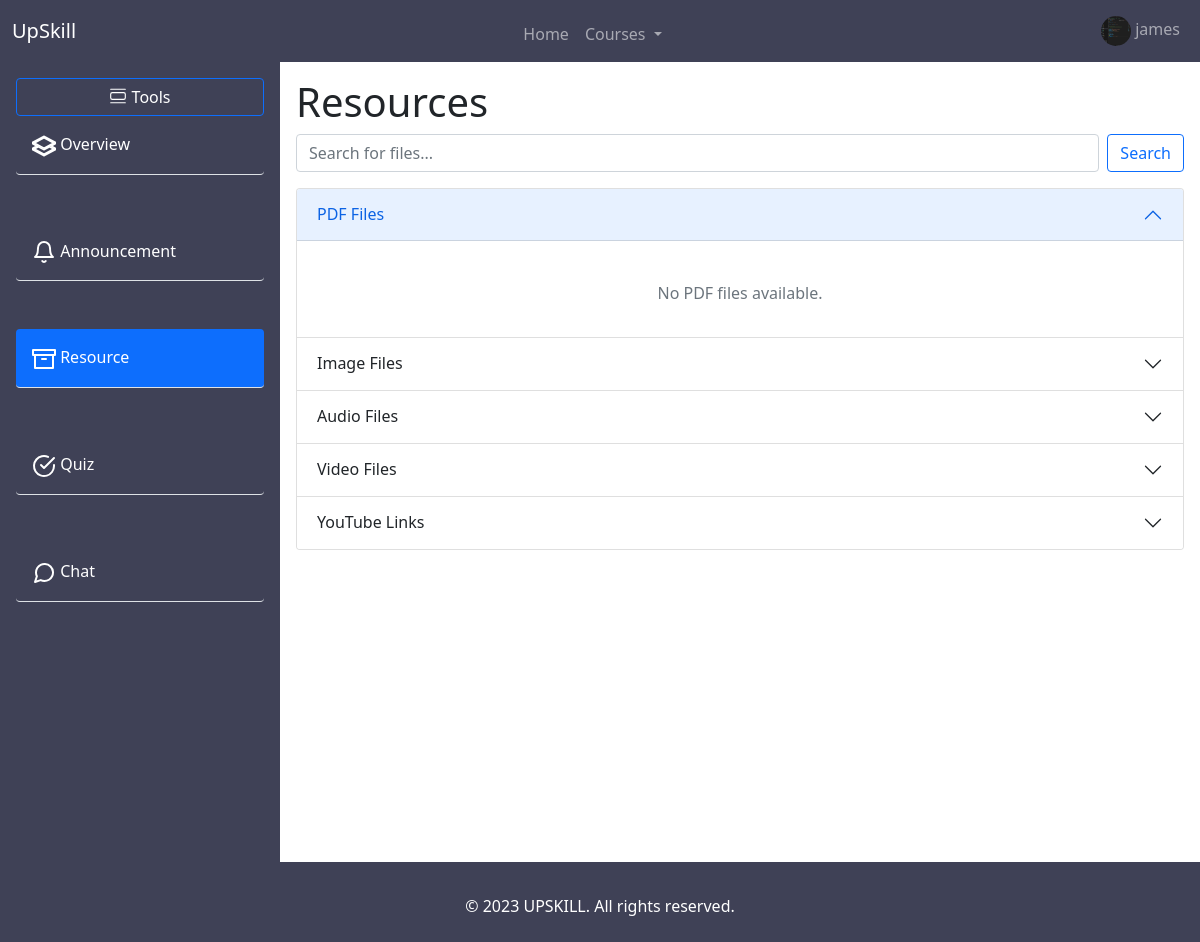
Page /course/1/resource (signed in) on the earlier database version.
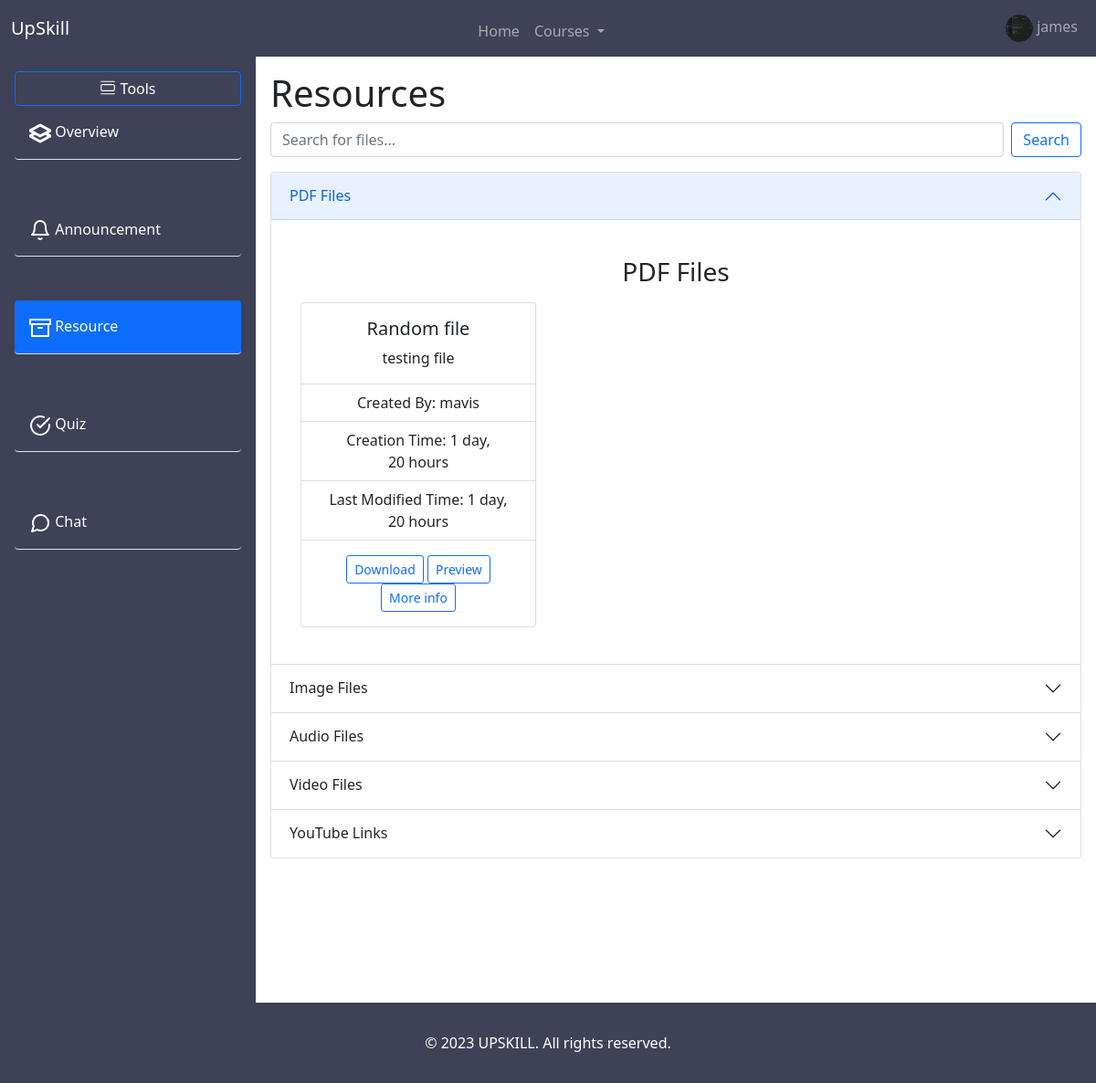
Same page on the later database version.
### myapp/models.py (models this page shows)
class User(AbstractUser):
    is_tutor = models.BooleanField("Is Tutor",default=False)
    is_learner = models.BooleanField("Is Learner", default=False)
    is_email_verified = models.BooleanField(default=False)
    first_name = models.CharField(max_length=30, blank=False, null=False)
    last_name = models.CharField(max_length=30, blank=False, null=False)
    bio = models.TextField(blank=True, null=True)
    avatar = models.ImageField(null=True, blank=True, default="avatar.svg")

### course/models.py (models this page shows, shortened)
class Resource(models.Model):
    FILE_TYPES = (
        ('pdf', 'PDF'),
        ('image', 'Image'),
        ('audio', 'Audio'),
        ('video', 'Video'),
        ('link', 'link'),
    )
    name = models.CharField(max_length=100)
    course = models.ForeignKey(Course, on_delete=models.CASCADE)
    description = models.TextField(blank=True)
    file_type = models.CharField(max_length=10, choices=FILE_TYPES, default="null")
    youtubeLink = models.TextField(blank=True)
    file = models.FileField(upload_to='resources/', blank=True)
    created  = models.DateTimeField(auto_now_add=True)
    updated = models.DateTimeField(auto_now=True)
    user_download_count = models.PositiveIntegerField(default=0)
    user_email_sent = models.PositiveIntegerField(default=0)

class Course(models.Model):
    name = models.CharField(max_length=100)
    description = models.TextField(blank=True, null=True)
    instructor = models.ForeignKey(User, on_delete=models.CASCADE,db_constraint=False)
    created = models.DateField(auto_now_add=True)
    updated = models.DateField(auto_now=True)
    def __str__(self):
        return self.name

### course/views/resource_page.py (the view)
# urls.py: path('course/<str:pk>/resource', resource_page.resourcePage, name='resource'),
def resourcePage(request, pk):
    employee = request.user
    participants = Participants.objects.filter(user=employee)
    courses = [participant.course for participant in participants]
    myCourse = Course.objects.filter(pk=pk)
    q = request.GET.get('q', '')
    files_by_type = {
        'pdf': 'pdf_files',
        'image': 'image_files',
        'audio': 'audio_files',
        'video': 'video_files',
        'link': 'youtube_links',
    }
    file_types = files_by_type.keys()
    resources = {}
    for file_type in file_types:
        resources[files_by_type[file_type]] = Resource.objects.filter(
            Q(name__icontains=q) |
            Q(description__icontains=q) |
            Q(file__icontains=q) |
            Q(youtubeLink__icontains=q) |
            Q(file_type__icontains=q),
            file_type=file_type,
            course__in=myCourse
        ).order_by('-updated')
    context = {
        'course': Course.objects.get(id=pk),
        'courses': courses,
        **resources
    }
    return render(request, "page/resource_page.html", context)

### course/templates/page/resource_page.html (shortened to what this page needs)
{% extends 'main.html' %}
{% load static %}
{% block content %}
<h1>Resources</h1>
<form class="d-flex mb-3" action="{% url 'resource' course.id %}" method="GET">
    <input class="form-control me-2" type="text" placeholder="Search for files..." name="q" aria-label="Search" />
    <button class="btn btn-outline-primary" type="submit">Search</button>
</form>
<div class="accordion" id="resourceAccordion">
    <div class="accordion-item">
        <h2 class="accordion-header" id="headingPDF">
            <button class="accordion-button" type="button" data-bs-toggle="collapse" data-bs-target="#collapsePDF" aria-expanded="true" aria-controls="collapsePDF">
                PDF Files
            </button>
        </h2>
        <div id="collapsePDF" class="accordion-collapse collapse show" aria-labelledby="headingPDF" data-bs-parent="#resourceAccordion">
            <div class="accordion-body">
                {% include 'page/resource_pages/pdf.html' %}
            </div>
        </div>
    </div>
    <div class="accordion-item">
        <h2 class="accordion-header" id="headingImage">
            <button class="accordion-button collapsed" type="button" data-bs-toggle="collapse" data-bs-target="#collapseImage" aria-expanded="false" aria-controls="collapseImage">
                Image Files
            </button>
        </h2>
    </div>
    <div class="accordion-item">
        <h2 class="accordion-header" id="headingAudio">
            <button class="accordion-button collapsed" type="button" data-bs-toggle="collapse" data-bs-target="#collapseAudio" aria-expanded="false" aria-controls="collapseAudio">
                Audio Files
            </button>
        </h2>
    </div>
    <div class="accordion-item">
        <h2 class="accordion-header" id="headingVideo">
            <button class="accordion-button collapsed" type="button" data-bs-toggle="collapse" data-bs-target="#collapseVideo" aria-expanded="false" aria-controls="collapseVideo">
                Video Files
            </button>
        </h2>
    </div>
    <div class="accordion-item">
        <h2 class="accordion-header" id="headingYoutube">
            <button class="accordion-button collapsed" type="button" data-bs-toggle="collapse" data-bs-target="#collapseYoutube" aria-expanded="false" aria-controls="collapseYoutube">
                YouTube Links
            </button>
        </h2>
    </div>
</div>
{% endblock %}

### templates/main.html (shortened to what this page needs)
<!DOCTYPE html>
{% load static %}
<html>
    <head>
        <link
            rel="stylesheet"
            href="{% static 'css/bootstrap.min.css' %}"
        />
        <link
            rel="stylesheet"
            type="text/css"
            media="screen"
            href="{% static 'css/employee_page.css' %}"
        />
    </head>
    <body >
        <div class="full-height employee-container">
                {% include 'main_navbar.html' %}
            <div class="main-content-container">
                {% include 'main_side_bar.html' %}
                <div class="content-page m-3">
                    {% block content %} {% endblock %}
                </div>
            </div>
            {% include 'main_footer.html' %}
        </div>
    </body>
</html>

### templates/main_navbar.html (shortened to what this page needs)
<nav
  class="navbar navbar-expand-lg navbar-dark"
  style="background-color: #3f4156"
>
  <div class="container-fluid">
    <a class="navbar-brand" href="{% url 'learner-home' request.user %}"
      >UpSkill</a
    >
    <div class="collapse navbar-collapse" id="navbarSupportedContent">
      {% if request.user.is_authenticated %}
      <ul class="navbar-nav m-auto mb-2 mb-lg-0">
        <li class="nav-item">
          <a
            class="nav-link {% if request.resolver_match.view_name == 'learner-home' %} active {% endif %}"
            aria-current="page"
            href="{% url 'learner-home' request.user %}"
            >Home</a
          >
        </li>
        {% with request.resolver_match.url_name as url_name %} {% if courses %}
        <li class="nav-item dropdown">
          <a
            class="nav-link dropdown-toggle"
            href="#"
            id="navbarDarkDropdownMenuLink"
            role="button"
            data-bs-toggle="dropdown"
            aria-expanded="false"
          >
            Courses
          </a>
        </li>
        {% endif %} {% endwith %}
      </ul>
      {% endif %}
      <div>
        <ul class="navbar-nav">
          <li class="nav-item dropstart">
            <a
              class="nav-link dropdown-toggle"
              href="#"
              id="navbarDarkDropdownMenuLink"
              role="button"
              data-bs-toggle="dropdown"
              aria-expanded="false"
            >
              <img
                src="{{request.user.avatar.url}}"
                alt="user"
                class="image-icon"
                style="width: 30px; height:30px; border-radius: 50%; "
              />
              {{request.user.username}}
            </a>
          </li>
        </ul>
      </div>
    </div>
  </div>
</nav>

### templates/main_side_bar.html (shortened to what this page needs)
{% load static %}
<div
  class="side-bar side-bar-big flex-shrink-0 p-3 text-white"
  style="background-color: #3f4156; width: 280px;"
>
  <a class="tools-button btn btn-outline-primary text-white">
    <span>Tools</span>
  </a>
  {% with request.resolver_match.url_name as url_name %}
  <ul class="nav nav-pills flex-column">
    <li class="nav-item mb-5">
      <a
        href="{% url 'course' pk=course.id %}"
        class="nav-link py-3 border-bottom text-white {% if url_name == 'course' %} active {% endif %}"
        aria-current="page"
        title="Overview"
        data-bs-toggle="tooltip"
        data-bs-placement="right"
      >
        <img
          src="{% static 'assets/overview.svg' %}"
          alt="Back"
          class="feather-icon icon-bar-1"
        />
        Overview
      </a>
    </li>
    <li class="nav-item mb-5">
      <a
        href="{% url 'announcement' course.id %}"
        class="nav-link py-3 border-bottom text-white {% if url_name == 'announcement' %} active {% endif %}"
        title="Announcement"
        data-bs-toggle="tooltip"
        data-bs-placement="right"
      >
        <img
          src="{% static 'assets/bell.svg' %}"
          alt="Back"
          class="feather-icon icon-bar-3"
        />
        Announcement
      </a>
    </li>
    <li class="nav-item mb-5">
      <a
        href="{% url 'resource' course.id %}"
        class="nav-link py-3 border-bottom text-white {% if url_name == 'resource' %} active {% endif %}"
        title="Resources"
        data-bs-toggle="tooltip"
        data-bs-placement="right"
      >
        <img
          src="{% static 'assets/archive.svg' %}"
          alt="Back"
          class="feather-icon icon-bar-4"
        />
        Resource
      </a>
    </li>
    <li class="nav-item mb-5">
      <a
        href="{% url 'quiz-page' pk=course.id %}"
        class="nav-link py-3 border-bottom text-white {% if url_name == 'quiz-page' %} active {% endif %}"
        title="Quiz"
        data-bs-toggle="tooltip"
        data-bs-placement="right"
      >
        <img
          src="{% static 'assets/quiz.svg' %}"
          alt="Back"
          class="feather-icon icon-bar-5"
        />
        Quiz
      </a>
    </li>
    <li class="nav-item mb-5">
      <a
        href="{% url 'room-page' course.id %}"
        class="nav-link py-3 border-bottom text-white {% if url_name == 'room-page' %} active {% endif %}"
        title="Chat Room"
        data-bs-toggle="tooltip"
        data-bs-placement="right"
      >
        <img
          src="{% static 'assets/message.svg' %}"
          alt="Back"
          class="feather-icon icon-bar-6"
        />
        Chat
      </a>
    </li>
  </ul>
  {% endwith %}
</div>

### course/templates/page/resource_pages/pdf.html (shortened to what this page needs)
{% load static %}
<div class="container mt-4">
    {% if pdf_files %}
        <h3 class="mb-3">PDF Files</h3>
        <div class="row">
            {% for resource in pdf_files %}
                <div class="col-md-6 col-lg-4 mb-4">
                    <div class="card h-100">
                        <div class="card-body">
                        <h5 class="card-title">{{ resource.name|default_if_none:"N/A" }}</h5>
                        <p class="card-text">{{ resource.description|default_if_none:"No description available." }}</p>
                        </div>
                        <ul class="list-group list-group-flush">
                            <li class="list-group-item">Created By: {{ course.instructor|default_if_none:"N/A" }}</li>
                            <li class="list-group-item">Creation Time: {{ resource.created|timesince|default_if_none:"N/A" }}</li>
                            <li class="list-group-item">Last Modified Time: {{ resource.updated|timesince|default_if_none:"N/A" }}</li>
                        </ul>
                        <div class="card-body">
                            {% if request.user.is_authenticated %}
                                <a href="{{resource.file.url}}" class="btn btn-outline-primary btn-sm" data-file-id="{{ resource.id }}" download>Download</a>
                            {% endif %}
                            <a href="{% url 'preview_pdf' resource.id %}#toolbar=0" class="btn btn-outline-primary btn-sm" target="_blank">Preview</a>
                            <button type="button" class="btn btn-outline-primary btn-sm">More info</button>
                        </div>
                    </div>
                </div>
            {% endfor %}
        </div>
    {% else %}
        <p class="text-muted">No PDF files available.</p>
    {% endif %}
</div>

### course/templates/page/resource_pages/image.html (shortened to what this page needs)
{% load static %}

### course/templates/page/resource_pages/audio.html (shortened to what this page needs)
{% load static %}

### course/templates/page/resource_pages/video.html (shortened to what this page needs)
{% load static %}

### course/templates/page/resource_pages/youtube_link.html (shortened to what this page needs)
{% load static %}

### templates/main_footer.html
{% load static %}
<link rel="stylesheet" href="{% static 'css/style.css' %}" />
<footer class="footer ">
  <div class="container">
    <span>&copy; 2023 UPSKILL. All rights reserved.</span>
  </div>
</footer>

### static/css/employee_page.css (style rules this page uses)
* { box-sizing: border-box; margin: 0; padding: 0; list-style: none; text-decoration: none !important; box-sizing: border-box; }
.full-height { height: 100vh; }
.main-content-container { height: 100%; display: flex; user-select: none; }
.footer { max-height: 10vh; }
.side-bar { max-height: 100%; overflow-y: auto; }
.content-page { width: 100%; overflow-y: auto; }
.dropstart .dropdown-toggle::before { display: none !important; }
.bi { vertical-align: -0.125em; pointer-events: none; fill: currentColor; }
.side-bar-big { display: flex; flex-direction: column; width: 100px; }

### static/css/style.css (style rules this page uses)
.footer { padding: 2rem; background-color: #3f4156; color: white; }
.container { text-align: center; }

Differences in the rows shown:
added Resource: name "Random file", description "testing file", created "1 day, 20 hours", updated "1 day, 20 hours"
now on this page (row unchanged): Course: instructor "mavis"
Other differences:
text no longer shown: "No PDF files available."
text now shown: "PDF Files"
